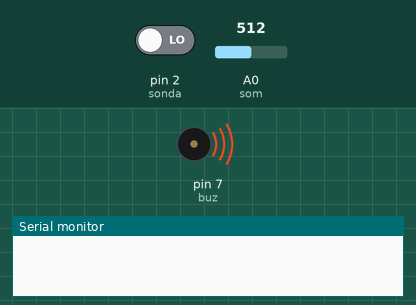
A sketch run on a simulated Arduino Uno, built with avr-gcc and run on an emulated ATmega328P. Shown: buzzer (waves = sounding, pin HIGH), the last lines printed to the serial monitor. The test bench sets the inputs (shaded band); at power-on: A0 (som) = 512, pin 2 (sonda) LOW.

Above: at 1.2 s.
1.3 s: A0 (som) set to 68
2.8 s: A0 (som) set to 54
At 3.4 s:
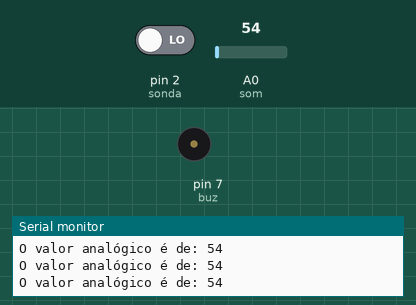
4.3 s: A0 (som) set to 70
At 4.8 s:
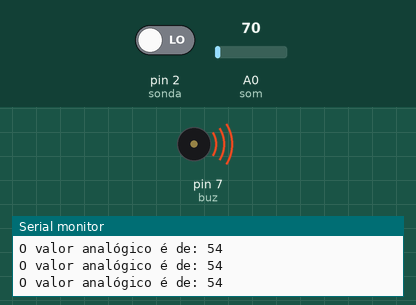
5.8 s: A0 (som) set to 50
At 6.8 s:
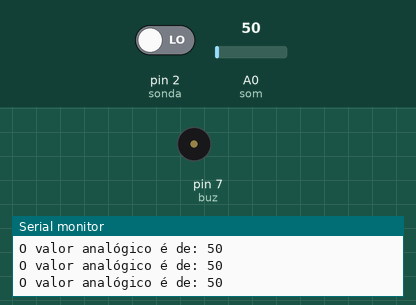
Timing chart, 0 to 8.3 s (numbered marks = the images above; inputs shaded):
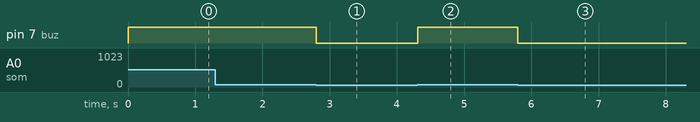

Measured:
- the behaviour switches between 61 and 60 on A0 (som) (found by bisection; images 0 and 1)
- after the input at 1.3 s, every drawn part: stays the same
- after the input at 2.8 s, pin 7 (buz): HIGH → LOW at once
- after the input at 4.3 s, pin 7 (buz): LOW → HIGH at once
- after the input at 5.8 s, pin 7 (buz): HIGH → LOW at once

The sketch:

teste_som.ino
```cpp
const int som = A0;
const int sonda = 2;
const int motor = 9;
const int buz = 7;

unsigned long time;

int valor0 = 0;
int valor1 = 0;
int calc = 0;
float tensao = 0.0;
String texto0;
String texto1;

int dos = 262;
int re = 294;
int mi = 330;
int fa = 349;
int sol = 392;
int la = 440;
int si = 494;
int doss = 528;

void setup() {
  pinMode(som, INPUT);
  pinMode(sonda, INPUT);
  pinMode(buz, OUTPUT);

  Serial.begin(9600);

}

void loop() {
  valor0 = analogRead(som);
  valor1 = digitalRead(sonda);


  /*

  tensao = valor * 5 / 1024;

  calc = valor / 10;

  //tone(buz, valor);


  tone(buz, doss);
  delay(200);

  noTone(buz);
  delay(100);

  tone(buz, re);
  delay(200);

  noTone(buz);
  delay(100);

  tone(buz, mi);
  delay(200);

  noTone(buz);
  delay(100);


  tone(buz, fa);
  delay(200);

  noTone(buz);
  delay(400);

  tone(buz, fa);
  delay(150);

  noTone(buz);
  delay(200);

  tone(buz, fa);
  delay(150);

  noTone(buz);
  delay(400);

//=====================

  tone(buz, doss);
  delay(200);

  noTone(buz);
  delay(100);

  tone(buz, re);
  delay(200);

  noTone(buz);
  delay(100);

  tone(buz, dos);
  delay(200);

  noTone(buz);
  delay(100);


  tone(buz, re);
  delay(200);

  noTone(buz);
  delay(400);

  tone(buz, re);
  delay(150);

  noTone(buz);
  delay(200);

  tone(buz, re);
  delay(150);

  noTone(buz);
  delay(400);

//===============================

  tone(buz, dos);
  delay(200);

  noTone(buz);
  delay(100);

  tone(buz, sol);
  delay(200);

  noTone(buz);
  delay(100);

  tone(buz, fa);
  delay(200);

  noTone(buz);
  delay(100);


  tone(buz, mi);
  delay(200);

  noTone(buz);
  delay(400);

  tone(buz, mi);
  delay(150);

  noTone(buz);
  delay(200);

  tone(buz, mi);
  delay(150);

  noTone(buz);
  delay(400);

// ======================================

  tone(buz, dos);
  delay(200);

  noTone(buz);
  delay(100);

  tone(buz, re);
  delay(200);

  noTone(buz);
  delay(100);

  tone(buz, mi);
  delay(200);

  noTone(buz);
  delay(100);


  tone(buz, fa);
  delay(200);

  noTone(buz);
  delay(400);

  tone(buz, fa);
  delay(150);

  noTone(buz);
  delay(200);

  tone(buz, fa);
  delay(150);

  noTone(buz);
  delay(400);

//=======================================

  tone(buz, dos);
  delay(200);

  noTone(buz);
  delay(100);

  tone(buz, re);
  delay(200);

  noTone(buz);
  delay(100);

  tone(buz, mi);
  delay(200);

  noTone(buz);
  delay(100);


  tone(buz, fa);
  delay(200);

  noTone(buz);
  delay(400);

  tone(buz, fa);
  delay(150);

  noTone(buz);
  delay(200);

  tone(buz, fa);
  delay(150);

  noTone(buz);
  delay(400);
  */
  tensao = valor0 * 5.0 / 1023.0;

  texto0 = "O valor analógico é de: ";
  texto1 = "O valor digital é de: ";

/*
  if(valor0 > 40){
    while(valor0 > 40){
      digitalWrite(buz, HIGH);
      valor0 = analogRead(som);
    }
  }
  else{
    digitalWrite(buz, LOW);
  }

   */
  while(valor0 > 60){
    digitalWrite(buz, HIGH);
    valor0 = analogRead(som);
  }


  digitalWrite(buz, LOW);


  Serial.println(texto0 + valor0);

  //Serial.println(tensao);


  delay(100);

}
```
